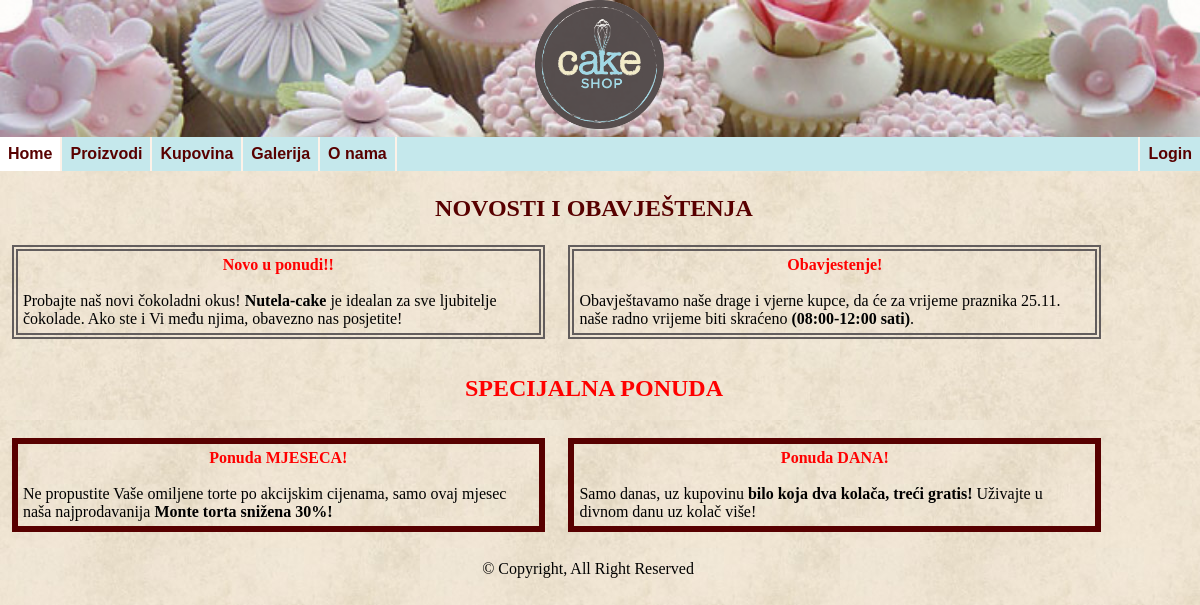
Screenshot of /spirala3/index.php with the database file from the repository.
### tables this page shows
CREATE TABLE `pocetna` (
  `id` int(11) NOT NULL,
  `tip` varchar(200) NOT NULL,
  `text` varchar(200) NOT NULL,
  `autor` varchar(200) NOT NULL
);

### spirala3/index.php (the view, shortened to what this page needs)
<!DOCTYPE html>
<html lang="en">
<head>
	<link rel="stylesheet" href="stil.css">
</head>
<body>
<h1><img src="cake-logo.gif" class="logo" alt="logo"></h1>
	<div class="meni">
      <ul>
			<li><a href="#" onclick="pribavi_stranicu('cake-shop.php',0)" class="meni_opcija bijelo">Home</a></li>
			<li><a href="#" onclick="pribavi_stranicu('proizvodi.php',1)" class="meni_opcija">Proizvodi</a></li>
			<li><a href="#" onclick="pribavi_stranicu('kupovina.php',2)" class="meni_opcija">Kupovina</a></li>
			<li><a href="#" onclick="pribavi_stranicu('galerija.php',3)" class="meni_opcija">Galerija</a></li>
			<li><div class="dropdown">
				<button onclick="meni_funkcija()" class="dropbtn" class="meni_opcija">O nama</button>
				</div></li>
			<?php
			try{
				if(!isset($_SESSION['username']))
				{
					print "<li class='desno'><a href='login.php' class='meni_opcija'>Login</a></li>";
				}
				else
				{
					if($_SESSION['username']=='admin')
					{
						print "<li><a href='admin.php' class='meni_opcija'>Admin-opcije</a></li>";
					}
					print "<li class='desno'><a href='logout.php' class='meni_opcija'>Logout</a></li>";
				}
			}
			 catch(exeption $e)
    {
    echo $e;
    }
			?>
		</ul>
	</div>
	<div id="glavni">
	<div class="red">
	<h2>NOVOSTI I OBAVJEŠTENJA</h2>
 <div class="kolona dva dupla"><div class="crveno_centritano">Novo u ponudi!!</div><br><?php try{ $veza = new PDO("mysql:dbname=wt8;host=localhost;charset=utf8", "wt8user", "wt8pass");
     $veza->exec("set names utf8");
	 $rezultat = $veza->query("select * from pocetna");foreach ($rezultat as   $novosti) { if($novosti['tip']=='novost') echo $novosti['text'];}} catch(PDOException $e)
    {
    echo $e;
    }?></div>
<div class="kolona dva dupla"><div class="crveno_centritano">Obavjestenje!</div><br><?php try{ $veza = new PDO("mysql:dbname=wt8;host=localhost;charset=utf8", "wt8user", "wt8pass");
     $veza->exec("set names utf8");
	 $rezultat = $veza->query("select * from pocetna");
foreach ($rezultat as $novosti) { if($novosti['tip']=='obavjestenje') echo $novosti['text'];}} catch(exception $e)
    {
    echo $e;
    }?></div>
		</div>
<div class="red">
	<h3>SPECIJALNA PONUDA</h3>
	<div class="kolona dva puna">
			<div class="crveno_centritano">Ponuda MJESECA!</div><br><?php try{ $veza = new PDO("mysql:dbname=wt8;host=localhost;charset=utf8", "wt8user", "wt8pass"); $rezultat = $veza->query("select * from pocetna");
			foreach ($rezultat as $novosti) { if($novosti['tip']=='ponudaMjeseca') echo $novosti['text'];}} catch(PDOException $e)
    {
    echo $e;
    } ?>
		</div>
		<div class="kolona dva puna">
			<div class="crveno_centritano">Ponuda DANA!</div><br><?php try{
				$veza = new PDO("mysql:dbname=wt8;host=localhost;charset=utf8", "wt8user", "wt8pass"); $rezultat = $veza->query("select * from pocetna");
				$rezultat = $veza->query("select * from pocetna");
			foreach ($rezultat as $novosti) { if($novosti['tip']=='ponudaDana') echo $novosti['text'];} } catch(PDOException $e)
    {
    echo $e;
    }?>
	</div>
	<div class="kraj red">
	<p>&copy; Copyright, All Right Reserved</p>
	</div>
	</div>
</body>
</html>

### spirala3/stil.css (style rules this page uses)
body { background-color: #FDF2E9; background-image: url("pozadina4.jpg"); padding: 0; width: 100%; margin: 0 auto; min-width: 500px; max-width: 1200px; }
h1 { background-image: url("2.jpg"); background-size: 100%; margin: 0 auto; padding:0; text-align: center; opacity: 0.9; width:100%; }
h2 { margin:1%; text-align:center; color: #580000; }
h3 { text-align:center; color:#580000; font-size: 150%; color:red; }
.logo { max-height:130px; max-width:130px; }
ul { font-family: arial; font-weight: bold; list-style-type: none; margin: 0 auto; padding: 0; width: 100%; background-color: #c5e8ec; overflow: hidden; }
li { float: left; border-right: 2px solid #FDF2E9; }
li a { color: #580000; text-decoration:none; display: block; padding: 8px; }
.desno { float:right; border-right:none; border-left: 2px solid #FDF2E9; }
.red { width:99%; margin: 0; float:left; }
.kolona { display: inline-block; float:left; margin:1%; padding:5px; }
.kolona:last-child { margin-right: 0px; }
.kolona.dva { width:43%; }
.puna { border-style: solid; border-color: #580000 ; border-width: 6px; }
.dupla { border-style: double; border-color: #625D5D; border-width: 6px; }
.kraj { text-align:center; }
.crveno_centritano { text-align:center; color: red; font-weight: bold; }
.bijelo { background-color:white; }
.dropbtn { font-weight: bold; color: #580000; background-color: #c5e8ec; padding: 8px; font-size: 16px; border: none; cursor: pointer; }

### rows the page displays
pocetna: text "Probajte naš novi čokoladni okus! Nutela-cake je idealan za sve ljubitelje čokolade. Ako ste i Vi među njima, obavezno nas posjetite!"
pocetna: text "Obavještavamo naše drage i vjerne kupce, da će za vrijeme praznika 25.11. naše radno vrijeme biti skraćeno (08:00-12:00 sati) ."
pocetna: text "Ne propustite Vaše omiljene torte po akcijskim cijenama, samo ovaj mjesec naša najprodavanija Monte torta snižena 30%!"
pocetna: text "Samo danas, uz kupovinu bilo koja dva kolača, treći gratis! Uživajte u divnom danu uz kolač više!"
